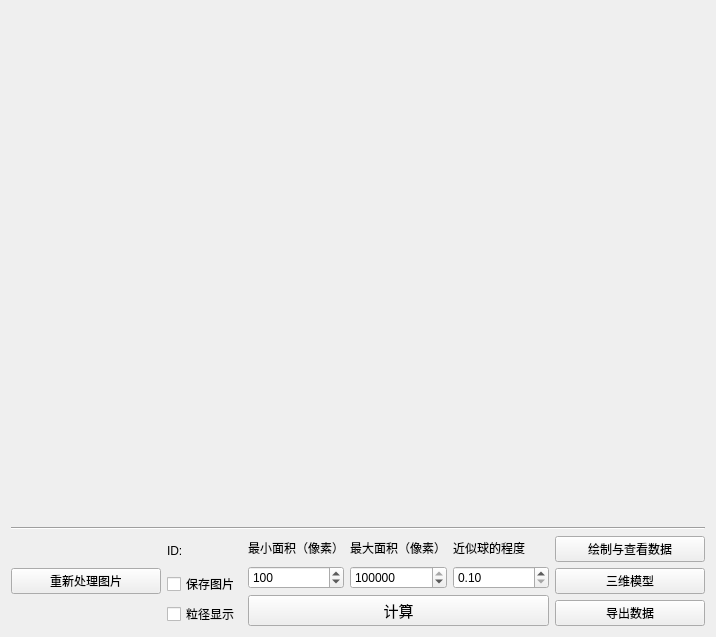
<?xml version="1.0" encoding="UTF-8"?>
<ui version="4.0">
 <class>Form</class>
 <widget class="QWidget" name="Form">
  <property name="geometry">
   <rect>
    <x>0</x>
    <y>0</y>
    <width>716</width>
    <height>637</height>
   </rect>
  </property>
  <property name="windowTitle">
   <string>Form</string>
  </property>
  <layout class="QVBoxLayout" name="verticalLayout_6" stretch="9,0,1">
   <item>
    <widget class="MplWidget3" name="MplWidget3" native="true"/>
   </item>
   <item>
    <widget class="Line" name="line">
     <property name="orientation">
      <enum>Qt::Horizontal</enum>
     </property>
    </widget>
   </item>
   <item>
    <layout class="QHBoxLayout" name="horizontalLayout" stretch="2,1,4,2">
     <item>
      <widget class="QPushButton" name="pushButton_3">
       <property name="text">
        <string>重新处理图片</string>
       </property>
      </widget>
     </item>
     <item>
      <layout class="QVBoxLayout" name="verticalLayout">
       <item>
        <widget class="QLabel" name="label">
         <property name="text">
          <string>ID:</string>
         </property>
        </widget>
       </item>
       <item>
        <widget class="QCheckBox" name="checkBox">
         <property name="text">
          <string>保存图片</string>
         </property>
        </widget>
       </item>
       <item>
        <widget class="QCheckBox" name="checkBox_2">
         <property name="text">
          <string>粒径显示</string>
         </property>
        </widget>
       </item>
      </layout>
     </item>
     <item>
      <layout class="QGridLayout" name="gridLayout">
       <item row="0" column="0">
        <layout class="QVBoxLayout" name="verticalLayout_2">
         <item>
          <widget class="QLabel" name="label_4">
           <property name="font">
            <font>
             <pointsize>9</pointsize>
            </font>
           </property>
           <property name="text">
            <string>最小面积（像素）</string>
           </property>
          </widget>
         </item>
         <item>
          <widget class="QSpinBox" name="spinbox2">
           <property name="font">
            <font>
             <pointsize>9</pointsize>
            </font>
           </property>
           <property name="minimum">
            <number>1</number>
           </property>
           <property name="maximum">
            <number>99999999</number>
           </property>
           <property name="value">
            <number>100</number>
           </property>
          </widget>
         </item>
        </layout>
       </item>
       <item row="0" column="1">
        <layout class="QVBoxLayout" name="verticalLayout_3">
         <item>
          <widget class="QLabel" name="label_6">
           <property name="font">
            <font>
             <pointsize>9</pointsize>
            </font>
           </property>
           <property name="text">
            <string>最大面积（像素）</string>
           </property>
          </widget>
         </item>
         <item>
          <widget class="QSpinBox" name="spinbox3">
           <property name="font">
            <font>
             <pointsize>9</pointsize>
            </font>
           </property>
           <property name="maximum">
            <number>99999999</number>
           </property>
           <property name="value">
            <number>1000000</number>
           </property>
          </widget>
         </item>
        </layout>
       </item>
       <item row="0" column="2">
        <layout class="QVBoxLayout" name="verticalLayout_4">
         <item>
          <widget class="QLabel" name="label_7">
           <property name="baseSize">
            <size>
             <width>200</width>
             <height>0</height>
            </size>
           </property>
           <property name="font">
            <font>
             <pointsize>9</pointsize>
            </font>
           </property>
           <property name="text">
            <string>近似球的程度</string>
           </property>
          </widget>
         </item>
         <item>
          <widget class="QDoubleSpinBox" name="doubleSpinBox">
           <property name="enabled">
            <bool>true</bool>
           </property>
           <property name="font">
            <font>
             <pointsize>9</pointsize>
            </font>
           </property>
           <property name="minimum">
            <double>0.100000000000000</double>
           </property>
           <property name="maximum">
            <double>1.000000000000000</double>
           </property>
           <property name="singleStep">
            <double>0.100000000000000</double>
           </property>
           <property name="value">
            <double>0.100000000000000</double>
           </property>
          </widget>
         </item>
        </layout>
       </item>
       <item row="1" column="0" colspan="3">
        <widget class="QPushButton" name="button5">
         <property name="font">
          <font>
           <pointsize>11</pointsize>
          </font>
         </property>
         <property name="text">
          <string>计算</string>
         </property>
        </widget>
       </item>
      </layout>
     </item>
     <item>
      <layout class="QVBoxLayout" name="verticalLayout_5">
       <item>
        <widget class="QPushButton" name="pushButton_4">
         <property name="text">
          <string>绘制与查看数据</string>
         </property>
        </widget>
       </item>
       <item>
        <widget class="QPushButton" name="pushButton_2">
         <property name="text">
          <string>三维模型</string>
         </property>
        </widget>
       </item>
       <item>
        <widget class="QPushButton" name="pushButton">
         <property name="text">
          <string>导出数据</string>
         </property>
        </widget>
       </item>
      </layout>
     </item>
    </layout>
   </item>
  </layout>
 </widget>
 <customwidgets>
  <customwidget>
   <class>MplWidget3</class>
   <extends>QWidget</extends>
   <header>mplwidget3.h</header>
   <container>1</container>
  </customwidget>
 </customwidgets>
 <resources/>
 <connections/>
</ui>
